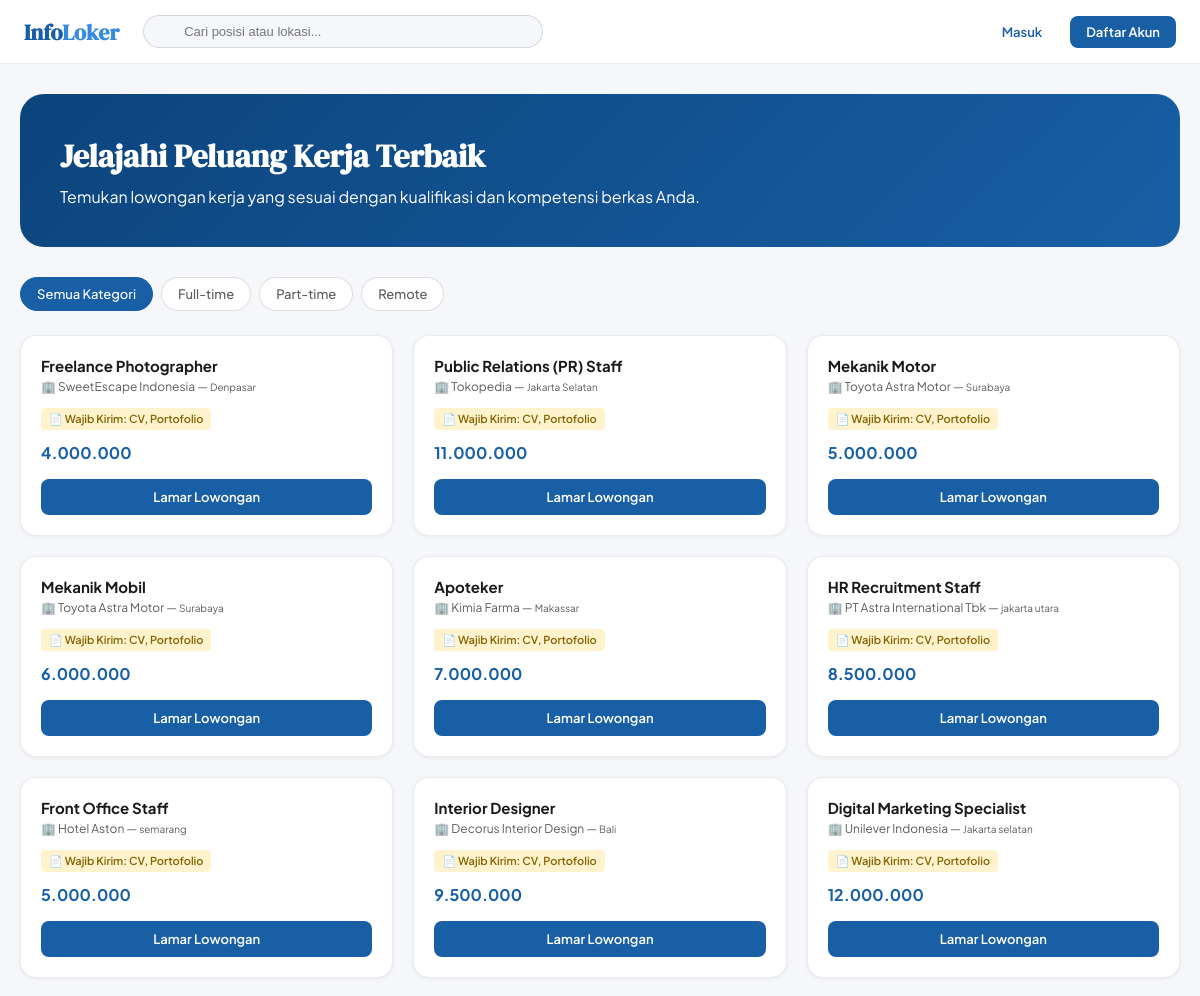
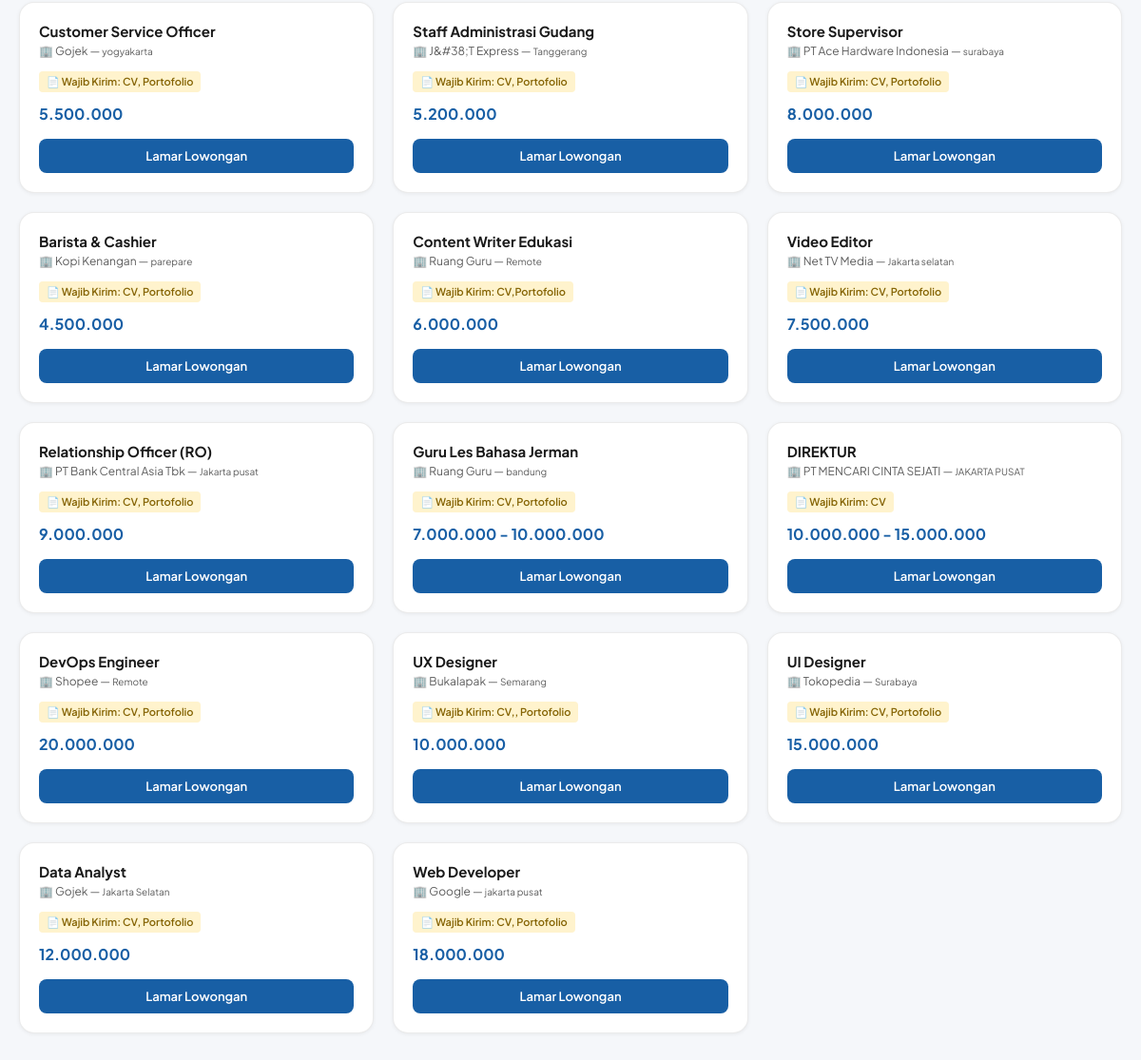
The page / on the database its author committed (2 pictures, top to bottom).
### tables this page shows
CREATE TABLE `lowongan` (
  `id_loker` int(11) NOT NULL,
  `id_user` int(11) DEFAULT NULL,
  `nama_perusahaan` varchar(100) NOT NULL,
  `posisi` varchar(100) NOT NULL,
  `gaji` varchar(50) NOT NULL,
  `lokasi` varchar(100) NOT NULL,
  `tipe` enum('Full-time','Part-time','Remote') NOT NULL,
  `minimal_pendidikan` varchar(100) DEFAULT 'Semua Jenjang',
  `deskripsi` text NOT NULL,
  `berkas_wajib` varchar(255) DEFAULT 'CV',
  `status` enum('aktif','nonaktif') DEFAULT 'aktif',
  `created_at` timestamp NOT NULL DEFAULT current_timestamp()
);

### index.php (the view, shortened to what this page needs)
<?php
require_once 'connection.php';
$search = isset($_GET['q']) ? '%'.$_GET['q'].'%' : '%';
$type = $_GET['type'] ?? 'All';
if ($type === 'All') {
    $q = $conn->prepare("SELECT * FROM lowongan WHERE status='aktif' AND (posisi LIKE :s OR nama_perusahaan LIKE :s OR lokasi LIKE :s) ORDER BY id_loker DESC");
    $q->execute([':s' => $search]);
} else {
    $q = $conn->prepare("SELECT * FROM lowongan WHERE status='aktif' AND tipe = :t AND (posisi LIKE :s OR nama_perusahaan LIKE :s OR lokasi LIKE :s) ORDER BY id_loker DESC");
    $q->execute([':t' => $type, ':s' => $search]);
}
$lowongan = $q->fetchAll();
?>
<!DOCTYPE html>
<html lang="id">
<head>
</head>
<body>
<nav class="topnav">
  <a href="index.php" class="logo">Info<span>Loker</span></a>
  <div class="nav-search">
    <form method="GET" action="index.php">
      <input type="text" name="q" placeholder="Cari posisi atau lokasi..." value="<?= htmlspecialchars($_GET['q'] ?? '') ?>"/>
    </form>
  </div>
  <div class="nav-auth">
    <?php if(isset($_SESSION['id_user'])): ?>
      <a href="dashboard.php" class="btn-link register">Masuk ke Dashboard ➔</a>
    <?php else: ?>
      <a href="login.php" class="btn-link login">Masuk</a>
      <a href="registrasi.php" class="btn-link register">Daftar Akun</a>
    <?php endif; ?>
  </div>
</nav>
<div class="content">
  <div class="hero">
    <h1>Jelajahi Peluang Kerja Terbaik</h1>
    <p>Temukan lowongan kerja yang sesuai dengan kualifikasi dan kompetensi berkas Anda.</p>
  </div>
  <div class="chips">
    <a href="index.php?type=All" class="chip <?= $type==='All'?'active':'' ?>">Semua Kategori</a>
    <a href="index.php?type=Full-time" class="chip <?= $type==='Full-time'?'active':'' ?>">Full-time</a>
    <a href="index.php?type=Part-time" class="chip <?= $type==='Part-time'?'active':'' ?>">Part-time</a>
    <a href="index.php?type=Remote" class="chip <?= $type==='Remote'?'active':'' ?>">Remote</a>
  </div>
  <div class="jobs-grid">
    <?php foreach($lowongan as $job): ?>
      <div class="job-card">
        <div class="job-title"><?= htmlspecialchars($job['posisi']) ?></div>
        <div class="company-name">🏢 <?= htmlspecialchars($job['nama_perusahaan']) ?> — <small><?= htmlspecialchars($job['lokasi']) ?></small></div>
        <div class="req-docs">📄 Wajib Kirim: <?= htmlspecialchars($job['berkas_wajib']) ?></div>
        <div class="job-salary"><?= htmlspecialchars($job['gaji']) ?></div>
        <a href="dashboard.php?action=apply&id=<?= $job['id_loker'] ?>" class="btn-apply">Lamar Lowongan</a>
      </div>
    <?php endforeach; ?>
  </div>
</div>
</body>
</html>

### index.php (style rules this page uses)
*, *::before, *::after { box-sizing: border-box; margin: 0; padding: 0; }
:root { --primary: #185FA5; --primary-dark: #0C447C; --primary-light: #E6F1FB; --primary-mid: #378ADD; --text: #1a1a1a; --text-sec: #5c5c5c; --bg: #f5f7fa; --surface: #ffffff; --border: rgba(0,0,0,0.08); --radius-md: 12px; --radius-lg: 16px; --radius-xl: 24px; --font: 'Plus Jakarta Sans', sans-serif; --font-display: 'DM Serif Display', serif; }
body { font-family: var(--font); background: var(--bg); color: var(--text); padding-top: 64px; }
.topnav { position: fixed; top: 0; left: 0; right: 0; z-index: 100; height: 64px; background: var(--surface); border-bottom: 1px solid var(--border); display: flex; align-items: center; padding: 0 24px; }
.logo { font-family: var(--font-display); font-size: 22px; color: var(--primary); text-decoration:none; font-weight:700; }
.logo span { color: var(--primary-mid); }
.nav-search { flex: 1; max-width: 400px; margin-left: 24px; position: relative; }
.nav-search input { width: 100%; background: var(--bg); border: 1px solid rgba(0,0,0,0.13); border-radius: 24px; padding: 8px 16px 8px 40px; font-size: 13px; outline: none; }
.nav-auth { margin-left: auto; display: flex; gap: 12px; }
.btn-link { text-decoration: none; padding: 8px 16px; font-weight: 600; font-size: 13px; border-radius: 8px; }
.btn-link.login { color: var(--primary); }
.btn-link.register { background: var(--primary); color: white; }
.content { max-width: 1200px; margin: 30px auto; padding: 0 20px; }
.hero { background: linear-gradient(135deg, var(--primary-dark), var(--primary)); border-radius: var(--radius-xl); padding: 40px; color: #fff; margin-bottom: 30px; }
.hero h1 { font-family: var(--font-display); font-size: 32px; margin-bottom: 8px; }
.chips { display: flex; gap: 8px; margin-bottom: 24px; }
.chip { padding: 8px 16px; border-radius: 20px; border: 1px solid rgba(0,0,0,0.13); background: #fff; color: var(--text-sec); font-size: 13px; text-decoration: none; font-weight: 500; }
.chip.active { background: var(--primary); color: #fff; border-color: var(--primary); }
.jobs-grid { display: grid; grid-template-columns: repeat(auto-fill, minmax(300px, 1fr)); gap: 20px; }
.job-card { background: var(--surface); border: 1px solid var(--border); border-radius: var(--radius-lg); padding: 20px; box-shadow: 0 1px 4px rgba(0,0,0,0.06); }
.job-title { font-weight: 700; font-size: 15px; margin-bottom: 4px; }
.company-name { font-size: 12px; color: var(--text-sec); margin-bottom: 12px; }
.req-docs { font-size: 11px; background: #FFF3CD; color: #856404; padding: 4px 8px; border-radius: 4px; display: inline-block; margin-bottom: 12px; font-weight: 600; }
.job-salary { font-weight: 700; color: var(--primary); margin-bottom: 16px; }
.btn-apply { width: 100%; padding: 10px; background: var(--primary); color: #fff; border: none; border-radius: 8px; font-weight: 600; font-size: 13px; cursor: pointer; text-align: center; text-decoration: none; display: block; }

### rows shown on the page
lowongan: posisi "Freelance Photographer", nama_perusahaan "SweetEscape Indonesia", lokasi "Denpasar", berkas_wajib "CV, Portofolio", gaji "4.000.000"
lowongan: posisi "Public Relations (PR) Staff", nama_perusahaan "Tokopedia", lokasi "Jakarta Selatan", berkas_wajib "CV, Portofolio", gaji "11.000.000"
lowongan: posisi "Mekanik Motor", nama_perusahaan "Toyota Astra Motor", lokasi "Surabaya", berkas_wajib "CV, Portofolio", gaji "5.000.000"
lowongan: posisi "Mekanik Mobil", nama_perusahaan "Toyota Astra Motor", lokasi "Surabaya", berkas_wajib "CV, Portofolio", gaji "6.000.000"
lowongan: posisi "Apoteker", nama_perusahaan "Kimia Farma", lokasi "Makassar", berkas_wajib "CV, Portofolio", gaji "7.000.000"
lowongan: posisi "HR Recruitment Staff", nama_perusahaan "PT Astra International Tbk", lokasi "jakarta utara", berkas_wajib "CV, Portofolio", gaji "8.500.000"
lowongan: posisi "Front Office Staff", nama_perusahaan "Hotel Aston", lokasi "semarang", berkas_wajib "CV, Portofolio", gaji "5.000.000"
lowongan: posisi "Interior Designer", nama_perusahaan "Decorus Interior Design", lokasi "Bali", berkas_wajib "CV, Portofolio", gaji "9.500.000"
lowongan: posisi "Digital Marketing Specialist", nama_perusahaan "Unilever Indonesia", lokasi "Jakarta selatan", berkas_wajib "CV, Portofolio", gaji "12.000.000"
lowongan: posisi "Customer Service Officer", nama_perusahaan "Gojek", lokasi "yogyakarta", berkas_wajib "CV, Portofolio", gaji "5.500.000"
lowongan: posisi "Staff Administrasi Gudang", nama_perusahaan "J&#38;T Express", lokasi "Tanggerang", berkas_wajib "CV, Portofolio", gaji "5.200.000"
lowongan: posisi "Store Supervisor", nama_perusahaan "PT Ace Hardware Indonesia", lokasi "surabaya", berkas_wajib "CV, Portofolio", gaji "8.000.000"
lowongan: posisi "Barista & Cashier", nama_perusahaan "Kopi Kenangan", lokasi "parepare", berkas_wajib "CV, Portofolio", gaji "4.500.000"
lowongan: posisi "Content Writer Edukasi", nama_perusahaan "Ruang Guru", lokasi "Remote", berkas_wajib "CV,Portofolio", gaji "6.000.000"
lowongan: posisi "Video Editor", nama_perusahaan "Net TV Media", lokasi "Jakarta selatan", berkas_wajib "CV, Portofolio", gaji "7.500.000"
lowongan: posisi "Relationship Officer (RO)", nama_perusahaan "PT Bank Central Asia Tbk", lokasi "Jakarta pusat", berkas_wajib "CV, Portofolio", gaji "9.000.000"
lowongan: posisi "Guru Les Bahasa Jerman", nama_perusahaan "Ruang Guru", lokasi "bandung", berkas_wajib "CV, Portofolio", gaji "7.000.000 - 10.000.000"
lowongan: posisi "DIREKTUR", nama_perusahaan "PT MENCARI CINTA SEJATI", lokasi "JAKARTA PUSAT", berkas_wajib "CV", gaji "10.000.000 - 15.000.000"
lowongan: posisi "DevOps Engineer", nama_perusahaan "Shopee", lokasi "Remote", berkas_wajib "CV, Portofolio", gaji "20.000.000"
lowongan: posisi "UX Designer", nama_perusahaan "Bukalapak", lokasi "Semarang", berkas_wajib "CV,, Portofolio", gaji "10.000.000"
lowongan: posisi "UI Designer", nama_perusahaan "Tokopedia", lokasi "Surabaya", berkas_wajib "CV, Portofolio", gaji "15.000.000"
lowongan: posisi "Data Analyst", nama_perusahaan "Gojek", lokasi "Jakarta Selatan", berkas_wajib "CV, Portofolio", gaji "12.000.000"
lowongan: posisi "Web Developer", nama_perusahaan "Google", lokasi "jakarta pusat", berkas_wajib "CV, Portofolio", gaji "18.000.000"
